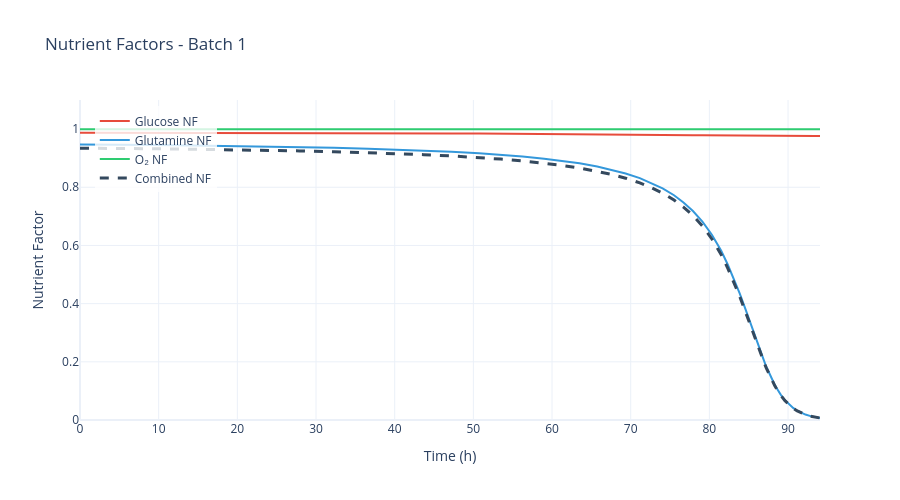

The notebook cell saved with this chart:
### Markdown cell above
### 5.1. Plot Nutrient Factors Over Time

Visualize how nutrient factors (glucose, glutamine, O2) evolve during the batch, showing substrate limitation effects.

### Code cell
# Plot nutrient factors time course
fig_nf_sim = plot_simulated_NFs(sim, batch_number=1)
fig_nf_sim.show()

# Alternative: using the data object method
# fig_nf_sim = sim.data.plot_nutrient_factors(batch_number=1)
# fig_nf_sim.show()
